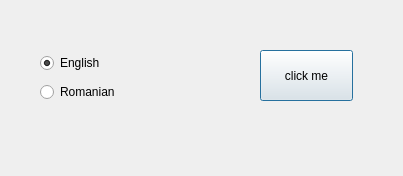
<?xml version="1.0" encoding="UTF-8"?>
<ui version="4.0">
 <class>Dialog</class>
 <widget class="QDialog" name="Dialog">
  <property name="geometry">
   <rect>
    <x>0</x>
    <y>0</y>
    <width>403</width>
    <height>176</height>
   </rect>
  </property>
  <property name="windowTitle">
   <string>Dialog</string>
  </property>
  <widget class="QPushButton" name="pushButton">
   <property name="geometry">
    <rect>
     <x>260</x>
     <y>50</y>
     <width>93</width>
     <height>51</height>
    </rect>
   </property>
   <property name="text">
    <string>click me</string>
   </property>
  </widget>
  <widget class="QWidget" name="">
   <property name="geometry">
    <rect>
     <x>40</x>
     <y>50</y>
     <width>96</width>
     <height>57</height>
    </rect>
   </property>
   <layout class="QVBoxLayout" name="verticalLayout">
    <item>
     <widget class="QRadioButton" name="radioButton1">
      <property name="text">
       <string>English</string>
      </property>
      <property name="checked">
       <bool>true</bool>
      </property>
     </widget>
    </item>
    <item>
     <widget class="QRadioButton" name="radioButton2">
      <property name="text">
       <string>Romanian</string>
      </property>
     </widget>
    </item>
   </layout>
  </widget>
 </widget>
 <resources/>
 <connections/>
</ui>
